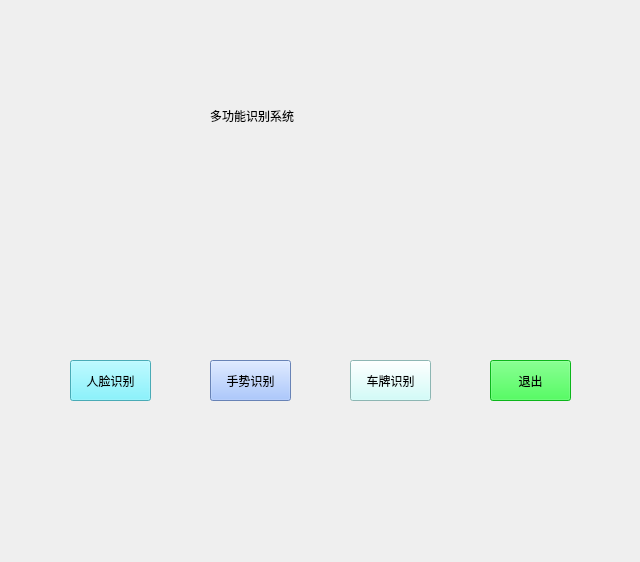
<?xml version="1.0" encoding="UTF-8"?>
<ui version="4.0">
 <class>Form</class>
 <widget class="QWidget" name="Form">
  <property name="geometry">
   <rect>
    <x>0</x>
    <y>0</y>
    <width>640</width>
    <height>562</height>
   </rect>
  </property>
  <property name="windowTitle">
   <string>Form</string>
  </property>
  <widget class="QLabel" name="label">
   <property name="geometry">
    <rect>
     <x>210</x>
     <y>80</y>
     <width>271</width>
     <height>71</height>
    </rect>
   </property>
   <property name="styleSheet">
    <string notr="true">font: 18pt &quot;黑体&quot;;
</string>
   </property>
   <property name="text">
    <string>多功能识别系统</string>
   </property>
   <property name="scaledContents">
    <bool>false</bool>
   </property>
   <property name="indent">
    <number>0</number>
   </property>
  </widget>
  <widget class="QPushButton" name="pushButton">
   <property name="geometry">
    <rect>
     <x>70</x>
     <y>360</y>
     <width>81</width>
     <height>41</height>
    </rect>
   </property>
   <property name="styleSheet">
    <string notr="true">background-color: rgb(102, 240, 255)</string>
   </property>
   <property name="text">
    <string>人脸识别</string>
   </property>
  </widget>
  <widget class="QPushButton" name="pushButton_2">
   <property name="geometry">
    <rect>
     <x>210</x>
     <y>360</y>
     <width>81</width>
     <height>41</height>
    </rect>
   </property>
   <property name="styleSheet">
    <string notr="true">
background-color: rgb(146, 184, 255);</string>
   </property>
   <property name="text">
    <string>手势识别</string>
   </property>
  </widget>
  <widget class="QPushButton" name="pushButton_3">
   <property name="geometry">
    <rect>
     <x>350</x>
     <y>360</y>
     <width>81</width>
     <height>41</height>
    </rect>
   </property>
   <property name="styleSheet">
    <string notr="true">background-color: rgb(198, 255, 251);</string>
   </property>
   <property name="text">
    <string>车牌识别</string>
   </property>
  </widget>
  <widget class="QPushButton" name="pushButton_4">
   <property name="geometry">
    <rect>
     <x>490</x>
     <y>360</y>
     <width>81</width>
     <height>41</height>
    </rect>
   </property>
   <property name="styleSheet">
    <string notr="true">background-color: rgb(16, 255, 36);</string>
   </property>
   <property name="text">
    <string>退出</string>
   </property>
  </widget>
 </widget>
 <resources/>
 <connections/>
</ui>
